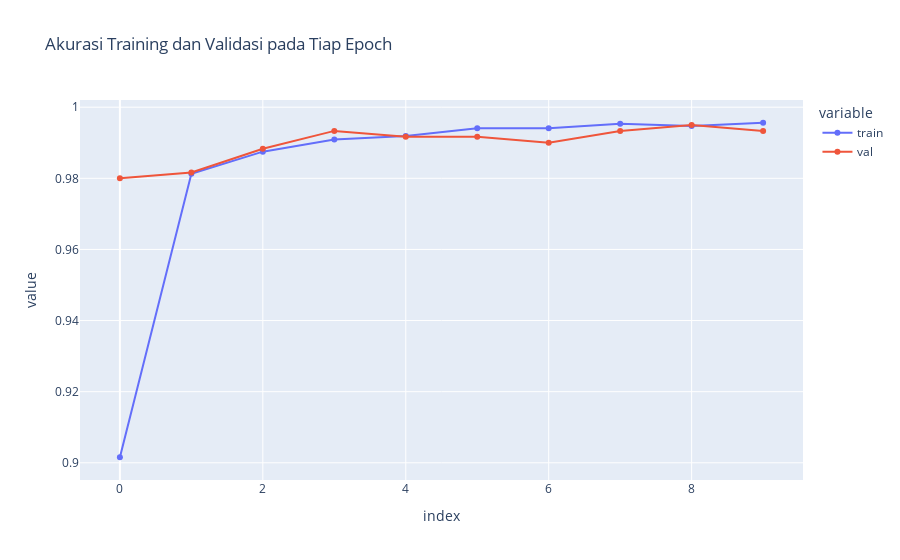

Source (notebook cell):
### Markdown cell above
# **5. Visualisasi Model**

### Code cell
# Visualisasi akurasi training dan valuasi model

from plotly.offline import iplot, init_notebook_mode
import plotly.express as px
import pandas as pd

init_notebook_mode(connected=True)

acc = pd.DataFrame({'train': history.history['acc'], 'val': history.history['val_acc']})

fig = px.line(acc, x=acc.index, y=acc.columns[0::], title='Akurasi Training dan Validasi pada Tiap Epoch', markers=True)
fig.show()

### Figure 1 — Plotly figure (JSON) as saved in the notebook; plotly's stock layout.template omitted (floating-point values rounded to 4 significant figures)
{"data": [{"hovertemplate": "variable=train<br>index=%{x}<br>value=%{y}<extra></extra>", "legendgroup": "train", "line": {"color": "#636efa", "dash": "solid"}, "marker": {"symbol": "circle"}, "mode": "lines+markers", "name": "train", "orientation": "v", "showlegend": true, "type": "scatter", "x": [0, 1, 2, 3, 4, 5, 6, 7, 8, 9], "xaxis": "x", "y": [0.9016, 0.9812, 0.9875, 0.9909, 0.9919, 0.9941, 0.9941, 0.9953, 0.9947, 0.9956], "yaxis": "y"}, {"hovertemplate": "variable=val<br>index=%{x}<br>value=%{y}<extra></extra>", "legendgroup": "val", "line": {"color": "#EF553B", "dash": "solid"}, "marker": {"symbol": "circle"}, "mode": "lines+markers", "name": "val", "orientation": "v", "showlegend": true, "type": "scatter", "x": [0, 1, 2, 3, 4, 5, 6, 7, 8, 9], "xaxis": "x", "y": [0.98, 0.9817, 0.9883, 0.9933, 0.9917, 0.9917, 0.99, 0.9933, 0.995, 0.9933], "yaxis": "y"}], "layout": {"autosize": true, "legend": {"title": {"text": "variable"}, "tracegroupgap": 0}, "title": {"text": "Akurasi Training dan Validasi pada Tiap Epoch"}, "xaxis": {"anchor": "y", "autorange": true, "domain": [0, 1], "range": [-0.5458, 9.546], "title": {"text": "index"}, "type": "linear"}, "yaxis": {"anchor": "x", "autorange": true, "domain": [0, 1], "range": [0.8938, 1.003], "title": {"text": "value"}, "type": "linear"}}}
